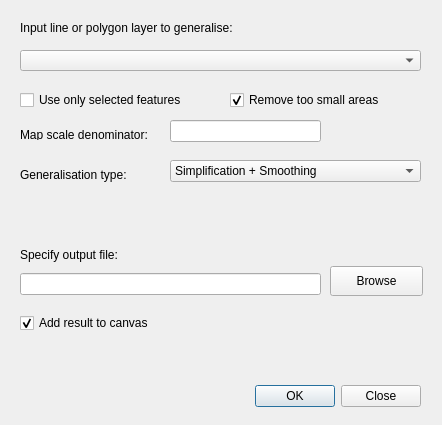
<?xml version="1.0" encoding="UTF-8"?>
<ui version="4.0">
 <class>CartoLineGenDialogBase</class>
 <widget class="QDialog" name="CartoLineGenDialogBase">
  <property name="geometry">
   <rect>
    <x>0</x>
    <y>0</y>
    <width>442</width>
    <height>425</height>
   </rect>
  </property>
  <property name="windowTitle">
   <string>Cartographic Line Generalisation - CartoLineGen</string>
  </property>
  <widget class="QDialogButtonBox" name="button_box">
   <property name="geometry">
    <rect>
     <x>80</x>
     <y>380</y>
     <width>341</width>
     <height>32</height>
    </rect>
   </property>
   <property name="orientation">
    <enum>Qt::Horizontal</enum>
   </property>
   <property name="standardButtons">
    <set>QDialogButtonBox::Close|QDialogButtonBox::Ok</set>
   </property>
  </widget>
  <widget class="QLabel" name="label">
   <property name="geometry">
    <rect>
     <x>20</x>
     <y>20</y>
     <width>251</width>
     <height>16</height>
    </rect>
   </property>
   <property name="text">
    <string>Input line or polygon layer to generalise:</string>
   </property>
  </widget>
  <widget class="QLabel" name="label_2">
   <property name="geometry">
    <rect>
     <x>20</x>
     <y>130</y>
     <width>151</width>
     <height>10</height>
    </rect>
   </property>
   <property name="text">
    <string>Map scale denominator:</string>
   </property>
  </widget>
  <widget class="QLineEdit" name="dlg_scale">
   <property name="geometry">
    <rect>
     <x>170</x>
     <y>120</y>
     <width>151</width>
     <height>22</height>
    </rect>
   </property>
  </widget>
  <widget class="QCheckBox" name="dlg_selected">
   <property name="geometry">
    <rect>
     <x>20</x>
     <y>90</y>
     <width>191</width>
     <height>20</height>
    </rect>
   </property>
   <property name="text">
    <string>Use only selected features</string>
   </property>
  </widget>
  <widget class="QLineEdit" name="dlg_file">
   <property name="enabled">
    <bool>true</bool>
   </property>
   <property name="geometry">
    <rect>
     <x>20</x>
     <y>273</y>
     <width>301</width>
     <height>22</height>
    </rect>
   </property>
  </widget>
  <widget class="QPushButton" name="dlg_browse">
   <property name="enabled">
    <bool>true</bool>
   </property>
   <property name="geometry">
    <rect>
     <x>330</x>
     <y>266</y>
     <width>93</width>
     <height>30</height>
    </rect>
   </property>
   <property name="text">
    <string>Browse</string>
   </property>
  </widget>
  <widget class="QCheckBox" name="dlg_add">
   <property name="enabled">
    <bool>true</bool>
   </property>
   <property name="geometry">
    <rect>
     <x>20</x>
     <y>313</y>
     <width>151</width>
     <height>20</height>
    </rect>
   </property>
   <property name="text">
    <string>Add result to canvas</string>
   </property>
   <property name="checked">
    <bool>true</bool>
   </property>
  </widget>
  <widget class="QLabel" name="label_3">
   <property name="geometry">
    <rect>
     <x>20</x>
     <y>247</y>
     <width>251</width>
     <height>16</height>
    </rect>
   </property>
   <property name="text">
    <string>Specify output file:</string>
   </property>
  </widget>
  <widget class="QCheckBox" name="dlg_remove_small">
   <property name="geometry">
    <rect>
     <x>230</x>
     <y>90</y>
     <width>191</width>
     <height>20</height>
    </rect>
   </property>
   <property name="text">
    <string>Remove too small areas</string>
   </property>
   <property name="checked">
    <bool>true</bool>
   </property>
  </widget>
  <widget class="QLabel" name="dlg_warning">
   <property name="geometry">
    <rect>
     <x>20</x>
     <y>350</y>
     <width>401</width>
     <height>16</height>
    </rect>
   </property>
   <property name="font">
    <font>
     <weight>75</weight>
     <bold>true</bold>
    </font>
   </property>
   <property name="text">
    <string/>
   </property>
  </widget>
  <widget class="QComboBox" name="dlg_type">
   <property name="geometry">
    <rect>
     <x>170</x>
     <y>160</y>
     <width>251</width>
     <height>22</height>
    </rect>
   </property>
   <item>
    <property name="text">
     <string>Simplification + Smoothing</string>
    </property>
   </item>
   <item>
    <property name="text">
     <string>Simplification</string>
    </property>
   </item>
   <item>
    <property name="text">
     <string>Smoothing</string>
    </property>
   </item>
   <item>
    <property name="text">
     <string>Orthogonal Segments</string>
    </property>
   </item>
  </widget>
  <widget class="QLabel" name="label_4">
   <property name="geometry">
    <rect>
     <x>20</x>
     <y>160</y>
     <width>121</width>
     <height>30</height>
    </rect>
   </property>
   <property name="text">
    <string>Generalisation type:</string>
   </property>
  </widget>
  <widget class="QComboBox" name="dlg_layer">
   <property name="geometry">
    <rect>
     <x>20</x>
     <y>50</y>
     <width>401</width>
     <height>21</height>
    </rect>
   </property>
  </widget>
 </widget>
 <resources/>
 <connections>
  <connection>
   <sender>button_box</sender>
   <signal>accepted()</signal>
   <receiver>CartoLineGenDialogBase</receiver>
   <slot>accept()</slot>
   <hints>
    <hint type="sourcelabel">
     <x>20</x>
     <y>20</y>
    </hint>
    <hint type="destinationlabel">
     <x>20</x>
     <y>20</y>
    </hint>
   </hints>
  </connection>
  <connection>
   <sender>button_box</sender>
   <signal>rejected()</signal>
   <receiver>CartoLineGenDialogBase</receiver>
   <slot>reject()</slot>
   <hints>
    <hint type="sourcelabel">
     <x>20</x>
     <y>20</y>
    </hint>
    <hint type="destinationlabel">
     <x>20</x>
     <y>20</y>
    </hint>
   </hints>
  </connection>
 </connections>
</ui>
